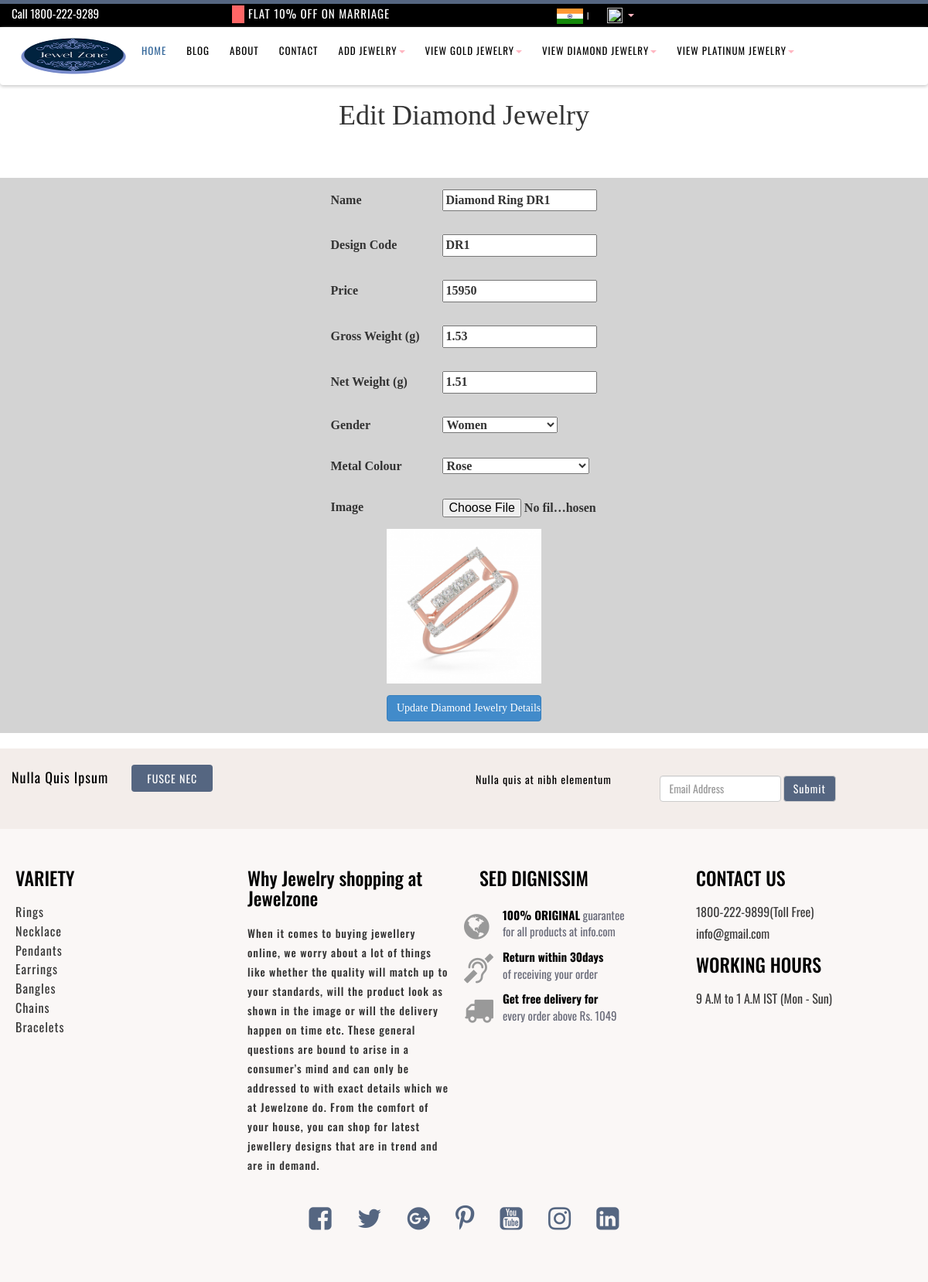
The app's page /edit_diamond_jewelry/14/ with its own data.
### jewelzone/models.py (models this page shows, shortened)
class Diamond_jewelry(models.Model):
    CHOICES = (
        ("rings",'rings'),
        ("necklace",'necklace'),
        ("earrings",'earrings'),
        ("pendants",'pendants'),
        ("bangles",'bangles'),
        ("bracelet",'bracelet'),
    )
    METAL_COLOUR = (
        ("white",'white'),
        ("yellow",'yellow'),
        ("rose",'rose'),
        ("two_tone",'two_tone'),
    )
    GENDER = (
        ("men",'men'),
        ("women",'women'),
    )
    diamond_category = models.CharField(max_length=50,choices=CHOICES,default="")
    diamond_name = models.CharField(max_length=40)
    diamond_des_code = models.CharField(max_length=10)
    diamond_price = models.CharField(max_length=10)
    diamond_gross = models.CharField(max_length=10)
    diamond_net = models.CharField(max_length=10)
    diamond_gender = models.CharField(max_length=20,choices=GENDER,default="")
    diamond_metal_colour = models.CharField(max_length=50,choices=METAL_COLOUR,default="")
    diamond_gold_purity = models.CharField(max_length=10,default="18KT (750)")
    diamond_gold_certification = models.CharField(max_length=20,default="BIS Hallmark 750")
    diamond_certification = models.CharField(max_length=20,default="IGI")
    diamond_stock = models.CharField(max_length=20,default="Available")
    diamond_image = models.ImageField(upload_to='diamond_jewelry',default="")
    user = models.ForeignKey(User,on_delete=models.CASCADE,default="",null=True,blank=True)

### jewelzone/views.py (the view)
# urls.py: path('edit_diamond_jewelry/<int:pk>/',views.edit_diamond_jewelry,name='edit_diamond_jewelry'),
def edit_diamond_jewelry(request,pk):
    if request.method == "POST":
        dia_jew = Diamond_jewelry.objects.get(pk=pk)
        dia_jew.diamond_name = request.POST['diamond_name']
        dia_jew.diamond_des_code = request.POST['diamond_des_code']
        dia_jew.diamond_price = request.POST['diamond_price']
        dia_jew.diamond_gross = request.POST['diamond_gross']
        dia_jew.diamond_net = request.POST['diamond_net']
        dia_jew.diamond_gender = request.POST['diamond_gender']
        dia_jew.diamond_metal_colour = request.POST['diamond_metal_colour']
        try:
            if request.FILES['diamond_image']:
                dia_jew.diamond_image = request.FILES['diamond_image']
                dia_jew.save()
                return redirect('diamond_product_detail',pk)
        except:
            dia_jew.save()
            return redirect('diamond_product_detail',pk)
    else:
        dia_jew = Diamond_jewelry.objects.get(pk=pk)
        return render(request,'diamond/edit_diamond_jewelry.html',{'dia_jew':dia_jew})

### jewelzone/templates/diamond/edit_diamond_jewelry.html (shortened to what this page needs)
{% extends 'seller_header.html' %}
{% load static %}
{% block content %}
<!DOCTYPE html>
<html lang="en">
<head>
    <link href="{% static 'css/bootstrap.min.css' %}" rel="stylesheet">
	<link href="{% static 'css/global.css' %}" rel="stylesheet">
	<link href="{% static 'css/index.css' %}" rel="stylesheet">
	<link href="{% static 'css/about.css' %}" rel="stylesheet">
	<link href="{% static 'css/shop.css' %}" rel="stylesheet">
	<link href="{% static 'css/contact.css' %}" rel="stylesheet">
	<link href="{% static 'css/blog.css' %}" rel="stylesheet">
	<link href="{% static 'css/detail.css' %}" rel="stylesheet">
	<link href="{% static 'css/shop_detail.css' %}" rel="stylesheet">
	<link rel="stylesheet" type="text/css" href="{% static 'css/font-awesome.min.css' %}">
</head>
<body>
<br>
    <center>
        <h1 style="font-family:Cambria, Cochin, Georgia, Times, 'Times New Roman', serif">Edit Diamond Jewelry</h1>
        <br>
        <br><br>
        <form name="edit_diamond_jewelry" method="POST" action="{% url 'edit_diamond_jewelry' pk=dia_jew.pk %}" enctype="multipart/form-data">
            <fieldset class="row1">
                <table>
                    <tr class="sanjay">
                        <td class="akil">Name</td>
                        <td class="akil"><input type="text" name="diamond_name" value="{{dia_jew.diamond_name}}" required="required" ></td>
                    </tr>
                    <tr class="sanjay">
                        <td class="akil">Design Code</td>
                        <td class="akil"><input type="text" name="diamond_des_code" value="{{dia_jew.diamond_des_code}}" required="required"></td>
                    </tr>
                    <tr class="sanjay">
                        <td class="akil">Price</td>
                        <td class="akil"><input type="text" name="diamond_price" value="{{dia_jew.diamond_price}}" required="required"></td>
                    </tr>
                    <tr class="sanjay">
                        <td class="akil">Gross Weight (g)</td>
                        <td class="akil"><input type="text" name="diamond_gross" value="{{dia_jew.diamond_gross}}" required="required"></td>
                    </tr>
                    <tr class="sanjay">
                        <td class="akil">Net Weight (g)</td>
                        <td class="akil"><input type="text" name="diamond_net" value="{{dia_jew.diamond_net}}"></td>
                    </tr>
                    <tr class="sanjay">
                        <td class="akil">Gender</td>
                        <td class="akil">
                            <select name="diamond_gender">
                                {% if dia_jew.diamond_gender == "men" %}
                                    <option value="{{dia_jew.diamond_gender}}" selected>Men</option>
                                    <option value="{{dia_jew.diamond_gender}}">Women</option>
                                {% elif dia_jew.diamond_gender == "women" %}
                                    <option value="{{dia_jew.diamond_gender}}" selected>Women</option>
                                {%  endif %}
                            </select>
                        </td>
                    </tr>
                    <tr class="sanjay">
                        <td class="akil">Metal Colour</td>
                        <td class="akil">
                            <select name="diamond_metal_colour" required="required">
                                {% if dia_jew.diamond_metal_colour == "yellow" %}
                                    <option value="{{dia_jew.diamond_metal_colour}}" selected>Yellow</option>
                                    <option value="{{dia_jew.diamond_metal_colour}}">White</option>
                                    <option value="{{dia_jew.diamond_metal_colour}}">Rose</option>
                                    <option value="{{dia_jew.diamond_metal_colour}}">Two Tone</option>
                                {% elif dia_jew.diamond_metal_colour == "white" %}
                                    <option value="{{dia_jew.diamond_metal_colour}}">Yellow</option>
                                    <option value="{{dia_jew.diamond_metal_colour}}" selected>White</option>
                                    <option value="{{dia_jew.diamond_metal_colour}}">Rose</option>
                                    <option value="{{dia_jew.diamond_metal_colour}}">Two Tone</option>
                                {% elif dia_jew.diamond_metal_colour == "rose" %}
                                    <option value="{{dia_jew.diamond_metal_colour}}" selected>Rose</option>
                                {% elif dia_jew.diamond_metal_colour == "two_tone" %}
                                    <option value="{{dia_jew.diamond_metal_colour}}">Yellow</option>
                                    <option value="{{dia_jew.diamond_metal_colour}}">White</option>
                                    <option value="{{dia_jew.diamond_metal_colour}}">Rose</option>
                                    <option value="{{dia_jew.diamond_metal_colour}}" selected>Two Tone</option>
                                {% endif %}
                            </select>
                        </td>
                    </tr>
                    <tr class="sanjay">
                        <td class="akil">Image</td>
                        <td class="akil"><input type="file" name=diamond_image value="{{dia_jew.diamond_image}}"></td>
                    </tr>
                    <tr>
                        <td colspan="2" align="center">
                            <img src="{{dia_jew.diamond_image.url}}" height="200px" width="200px">
                        </td>
                    </tr>
                    <tr class="sanjay">
                        <td colspan="2" class="akil" align="center">
                            <input type="submit"  class="btn btn-primary" value="Update Diamond Jewelry Details">
                        </td>
                    </tr>
                </table>
            </fieldset>
        </form>
    </center>
    <br>
    {% include 'footer.html' %}
</body>
</html>
{% endblock %}

### jewelzone/static/css/global.css (style rules this page uses)
body { font-family: 'Oswald', sans-serif }
h1,h2,h3,h4,h5,h6 { padding:0; margin:0; }

### jewelzone/static/css/index.css (style rules this page uses)
body { font-family: 'Oswald', sans-serif }
h1,h2,h3,h4,h5,h6 { padding:0; margin:0; }

### jewelzone/static/css/about.css (style rules this page uses)
body { font-family: 'Oswald', sans-serif }
h1,h2,h3,h4,h5,h6 { padding:0; margin:0; }

### jewelzone/static/css/shop.css (style rules this page uses)
body { font-family: 'Oswald', sans-serif }
h1,h2,h3,h4,h5,h6 { padding:0; margin:0; }

### jewelzone/static/css/contact.css (style rules this page uses)
body { font-family: 'Oswald', sans-serif }
h1,h2,h3,h4,h5,h6 { padding:0; margin:0; }

### jewelzone/static/css/blog.css (style rules this page uses)
body { font-family: 'Oswald', sans-serif }
h1,h2,h3,h4,h5,h6 { padding:0; margin:0; }

### jewelzone/static/css/detail.css (style rules this page uses)
body { font-family: 'Oswald', sans-serif }
h1,h2,h3,h4,h5,h6 { padding:0; margin:0; }

### jewelzone/static/css/shop_detail.css (style rules this page uses)
body { font-family: 'Oswald', sans-serif }
h1,h2,h3,h4,h5,h6 { padding:0; margin:0; }

### records on screen
Diamond_jewelry: diamond_name "Diamond Ring DR1", diamond_des_code "DR1", diamond_price "15950", diamond_gross "1.53", diamond_net "1.51", diamond_gender "Women", diamond_metal_colour "Rose", diamond_image (picture)
